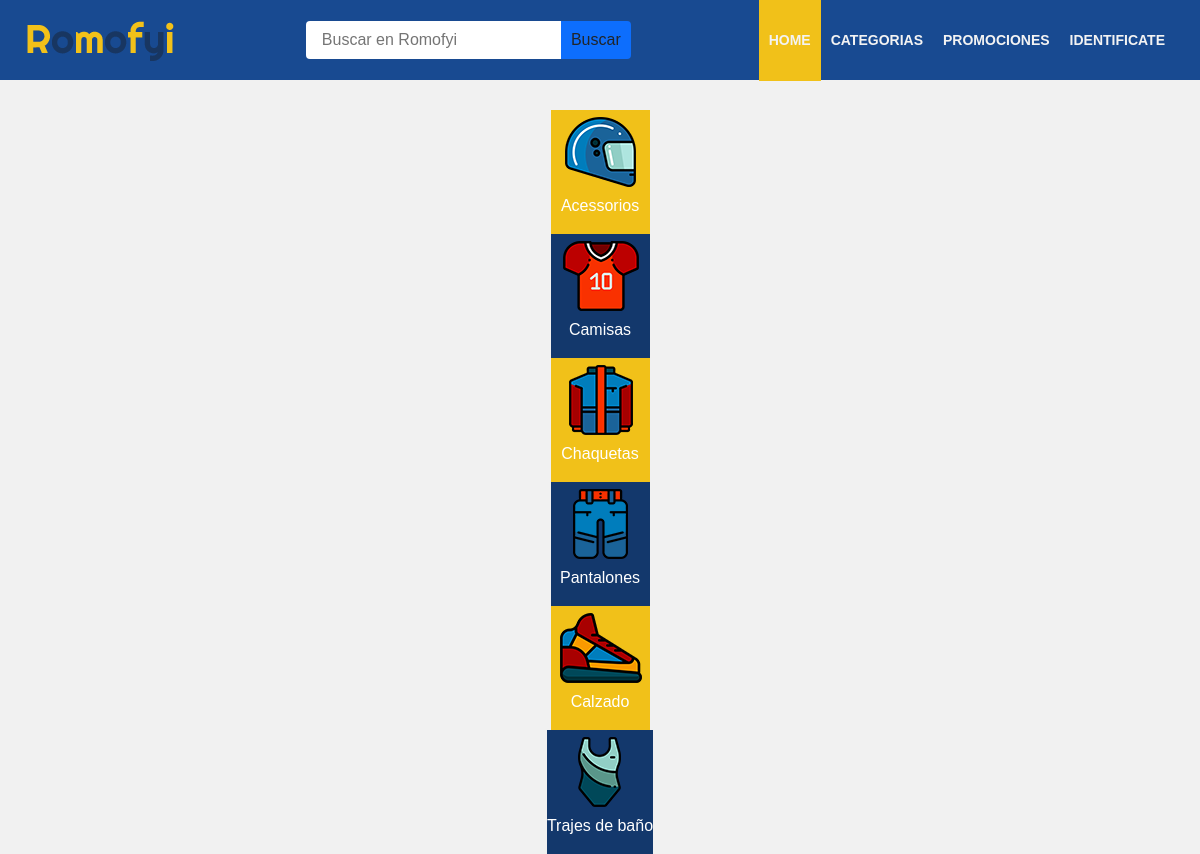
Page /categorias/ on the committed database.
### Aplicaciones/tiendaEnLinea/models.py (models this page shows, shortened)
class Categoria (models.Model):
    nombre= models.CharField(max_length=250)
    slug=AutoSlugField(populate_from ='nombre')
    activo= models.BooleanField(default=True)
    imagen= models.ImageField(upload_to = 'img/Categorías' , null= True, blank=True)
    banner = models.ImageField(upload_to = 'img/Categorías/banner', default='static/img/banner.jpg' , null= True, blank=True)
    created_at = models.DateTimeField(auto_now_add=True)
    class Meta:
        verbose_name_plural='Categoria'

### Aplicaciones/tiendaEnLinea/views.py (the view)
# urls.py: path('categorias/',categoriasDisponibles, name= 'categorias'),
def categoriasDisponibles(request):
    template_name = 'categorias.html'
    categoria = Categoria.objects.filter(activo=True)
    contex = {
        'categoria': categoria
    }
    return render(request,template_name,contex)

### Aplicaciones/carrito/context_processor.py (called while the page is built)
def importe_total_carro(request):
    carro = Carro(request)
    total = 0
    CantTotal = 0
    if request.user.is_authenticated:
        for key, value in request.session["carro"].items():
            total = total + int(value["precio"])
            CantTotal = CantTotal + int(value["cantidad"])
    return{"importe_total_carro":total,"importe_CantTotal_carro":CantTotal}

### Aplicaciones/tiendaEnLinea/templates/categorias.html (shortened to what this page needs)
{% extends 'base/base.html' %}
{% load static %}
{% block content %}
    <section class="tablaInfor--ListaP">
            <div class="tablaInfor_container--ListaP flexColumnCenter ">
                {% for i in categoria %}
                    {% if i in categoria %}
                    <a class="section1__div dorado" href="{% url 'tiendaEnLinea:categorias' i.slug %}">
                        <picture><img src="{{i.imagen.url}}" alt="shoes">
                        </picture>
                        <p class="section1__div__p">{{ i.nombre }}</p>
                    </a>
                    {% endif %}
                {% endfor %}
            </div>
    </section>
{% endblock %}

### static/styleheets/base.css (style rules this page uses)
* { margin: 0; padding: 0; box-sizing: border-box; font-family: sans-serif; border: 0px; }
html { height: 100%; }
.body { padding: 0px 0px 0; background-color: #F1F1F1; font-family: sans-serif; font-weight: 100; scroll-behavior: smooth; min-height: 100%; justify-items: center; display:flex; flex-direction: column; align-items: center; }
a:link, a:visited, a:active { text-decoration:none; }
:root { --azul: #13386C; --dorado: #F1C119; --gris: #f2f2f2; }

### static/styleheets/estilosGenerales.css (style rules this page uses)
.flexColumnCenter { display: flex; flex-direction: column; align-items: center }

### static/styleheets/inicio/categoriasNav.css (style rules this page uses)
.section1__div { height: 100%; flex: 1 1; cursor:pointer; display: flex; flex-direction: column; justify-content: center; align-items: center; }
.dorado:nth-child(even) { background-color: var(--azul); transition: background-color .5s; }
.dorado { background-color: var(--dorado); }
.section1__div__p { color: white; text-align: center; text-decoration: none; }

### static/styleheets/OtrasPaginas/detalle.css (style rules this page uses)
p { margin: 0; padding: 0; }

### static/styleheets/GestionCarrito/carrito.css (style rules this page uses)
p,h1,h2,h3,h4,h5 { color: rgb(71, 71, 71); }

### static/styleheets/GestionCarrito/ListaPedidos.css (style rules this page uses)
.tablaInfor--ListaP { position: relative; display: flex; justify-content: center; margin-top: 30px; }
.tablaInfor_container--ListaP { width: 90%; position: absolute; z-index: 2; top: 80px; margin-bottom: 24px; min-width: 800px; }

### static/styleheets/GestionPerfiles/login.css (style rules this page uses)
* { margin: 0; padding: 0; }

### rows in the picture
Categoria: imagen (picture), nombre "Acessorios"
Categoria: imagen (picture), nombre "Camisas"
Categoria: imagen (picture), nombre "Chaquetas"
Categoria: imagen (picture), nombre "Pantalones"
Categoria: imagen (picture), nombre "Calzado"
Categoria: imagen (picture), nombre "Trajes de baño"
